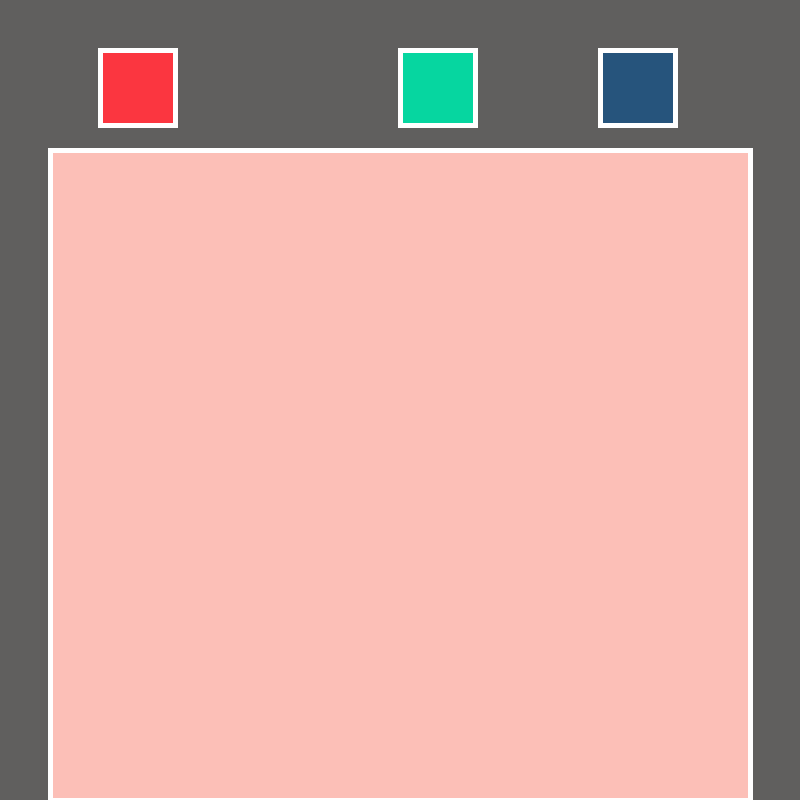
Frame 1 (no input)
Frame 60 (the mouse pressed at the canvas centre just before this capture): identical to frame 1, image omitted
Frame 120 (the mouse held since frame 60 and released just before this capture): identical to frame 1, image omitted

The Processing sketch that drew this single still picture (run headless with seeded random() and noise(); from frame 60 on, the mouse is pressed at the canvas centre):

// Processing sketch: rectangle_button_real
// ── rectangle_button_real.pde
//aiden
color red =#FB3640;
color grey=#605F5E;
color pink=#FCBFB7;
color blue=#26547C;
color green=#06D6A0;

color selectedColor;

void setup (){
  size(800,800);
  selectedColor=pink;
}

void draw(){
  background(grey);
  strokeWeight(5);

tactile(100,50);
  fill(red);
  rect(100,50,75,75);
  
  tactile(600,50);
  fill(blue);
  rect(600,50,75,75);
  
  tactile(400,50);
  fill(green);
  rect(400,50,75,75);
  
  stroke(255);
    fill(selectedColor);
 rect(50,150,700,650);
}

void tactile (int x,int y){
     if (dist(x,y,mouseX,mouseY)<76){
    stroke(0);
  } else {
    stroke (255);
  }
}

void mouseReleased () {
  if(mouseX>100 && mouseX<175 && mouseY>50 &&mouseY<125){
    selectedColor=red;
  }
    if(mouseX>600 && mouseX<675 && mouseY>50 &&mouseY<125){
    selectedColor=blue;
    }
      if(mouseX>400&& mouseX<475 && mouseY>50 &&mouseY<125){
    selectedColor=green;
      }
}
